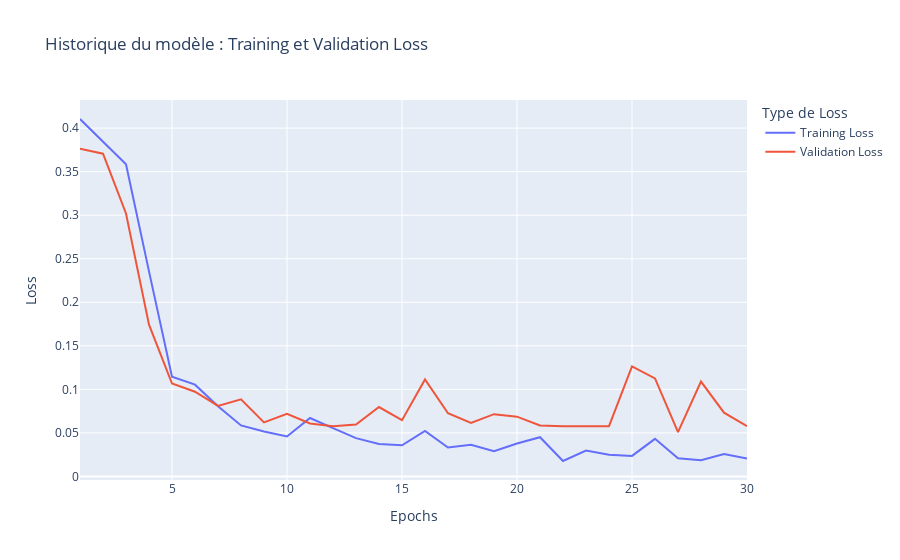
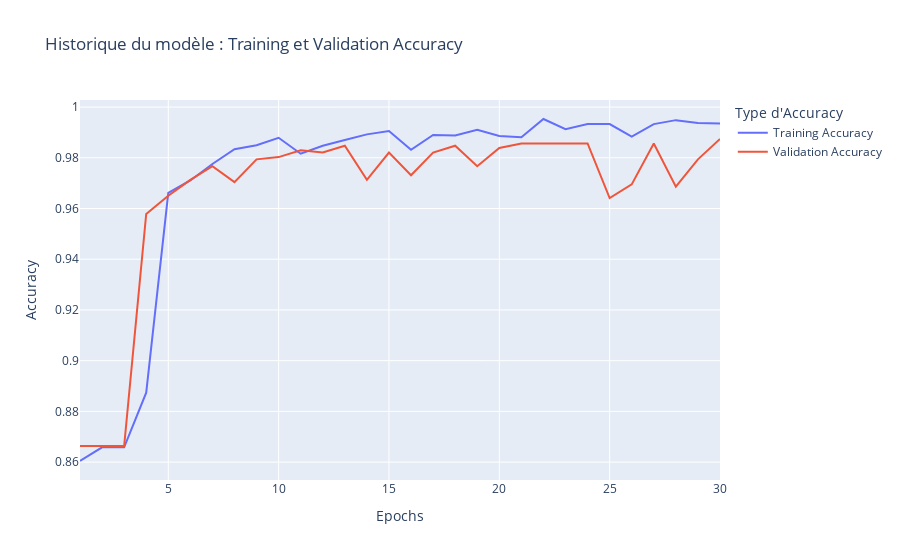

Notebook code cell kept with these figures, in order:
### Code cell
# Extract data from history
history_dict = history_deep_base.history
acc = history_dict['binary_accuracy']
val_acc = history_dict['val_binary_accuracy']
loss = history_dict['loss']
val_loss = history_dict['val_loss']

# Create a DataFrame for plotting
epochs = range(1, len(acc) + 1)
df_loss = pd.DataFrame({'Epochs': epochs, 'Training Loss': loss, 'Validation Loss': val_loss})
df_acc = pd.DataFrame({'Epochs': epochs, 'Training Accuracy': acc, 'Validation Accuracy': val_acc})

# Plot loss
fig_loss = px.line(df_loss, x='Epochs', y=['Training Loss', 'Validation Loss'],
                   title='Historique du modèle : Training et Validation Loss',
                   labels={'value': 'Loss', 'variable': 'Type de Loss'})
fig_loss.show()

# Plot accuracy
fig_acc = px.line(df_acc, x='Epochs', y=['Training Accuracy', 'Validation Accuracy'],
                  title='Historique du modèle : Training et Validation Accuracy',
                  labels={'value': 'Accuracy', 'variable': 'Type d\'Accuracy'})
fig_acc.show()

### Figure 1 — Plotly figure (JSON) as saved in the notebook; plotly's stock layout.template omitted (floating-point values rounded to 4 significant figures)
{"data": [{"hovertemplate": "Type de Loss=Training Loss<br>Epochs=%{x}<br>Loss=%{y}<extra></extra>", "legendgroup": "Training Loss", "line": {"color": "#636efa", "dash": "solid"}, "marker": {"symbol": "circle"}, "mode": "lines", "name": "Training Loss", "orientation": "v", "showlegend": true, "type": "scatter", "x": [1, 2, 3, 4, 5, 6, 7, 8, 9, 10, 11, 12, 13, 14, 15, 16, 17, 18, 19, 20, 21, 22, 23, 24, 25, 26, 27, 28, 29, 30], "xaxis": "x", "y": [0.4105, 0.3849, 0.3584, 0.2355, 0.1145, 0.1054, 0.08065, 0.05857, 0.05154, 0.04591, 0.06714, 0.05547, 0.04403, 0.0374, 0.03576, 0.05237, 0.03315, 0.03636, 0.02907, 0.03785, 0.04505, 0.01775, 0.02979, 0.0249, 0.02361, 0.0432, 0.02101, 0.01874, 0.02588, 0.02063], "yaxis": "y"}, {"hovertemplate": "Type de Loss=Validation Loss<br>Epochs=%{x}<br>Loss=%{y}<extra></extra>", "legendgroup": "Validation Loss", "line": {"color": "#EF553B", "dash": "solid"}, "marker": {"symbol": "circle"}, "mode": "lines", "name": "Validation Loss", "orientation": "v", "showlegend": true, "type": "scatter", "x": [1, 2, 3, 4, 5, 6, 7, 8, 9, 10, 11, 12, 13, 14, 15, 16, 17, 18, 19, 20, 21, 22, 23, 24, 25, 26, 27, 28, 29, 30], "xaxis": "x", "y": [0.3763, 0.3707, 0.302, 0.1743, 0.1067, 0.0973, 0.08109, 0.0886, 0.06211, 0.07182, 0.06078, 0.05755, 0.05954, 0.07975, 0.06468, 0.1114, 0.07257, 0.06149, 0.07154, 0.06864, 0.05861, 0.05752, 0.05762, 0.05775, 0.1264, 0.1125, 0.05098, 0.109, 0.07321, 0.05776], "yaxis": "y"}], "layout": {"legend": {"title": {"text": "Type de Loss"}, "tracegroupgap": 0}, "title": {"text": "Historique du modèle : Training et Validation Loss"}, "xaxis": {"anchor": "y", "domain": [0, 1], "title": {"text": "Epochs"}}, "yaxis": {"anchor": "x", "domain": [0, 1], "title": {"text": "Loss"}}}}

### Figure 2 — Plotly figure (JSON) as saved in the notebook; plotly's stock layout.template omitted (floating-point values rounded to 4 significant figures)
{"data": [{"hovertemplate": "Type d'Accuracy=Training Accuracy<br>Epochs=%{x}<br>Accuracy=%{y}<extra></extra>", "legendgroup": "Training Accuracy", "line": {"color": "#636efa", "dash": "solid"}, "marker": {"symbol": "circle"}, "mode": "lines", "name": "Training Accuracy", "orientation": "v", "showlegend": true, "type": "scatter", "x": [1, 2, 3, 4, 5, 6, 7, 8, 9, 10, 11, 12, 13, 14, 15, 16, 17, 18, 19, 20, 21, 22, 23, 24, 25, 26, 27, 28, 29, 30], "xaxis": "x", "y": [0.8604, 0.8658, 0.8658, 0.8874, 0.9661, 0.9711, 0.9776, 0.9834, 0.985, 0.9879, 0.9816, 0.9847, 0.987, 0.9892, 0.9906, 0.9832, 0.989, 0.9888, 0.991, 0.9886, 0.9881, 0.9953, 0.9912, 0.9933, 0.9933, 0.9883, 0.9933, 0.9948, 0.9937, 0.9935], "yaxis": "y"}, {"hovertemplate": "Type d'Accuracy=Validation Accuracy<br>Epochs=%{x}<br>Accuracy=%{y}<extra></extra>", "legendgroup": "Validation Accuracy", "line": {"color": "#EF553B", "dash": "solid"}, "marker": {"symbol": "circle"}, "mode": "lines", "name": "Validation Accuracy", "orientation": "v", "showlegend": true, "type": "scatter", "x": [1, 2, 3, 4, 5, 6, 7, 8, 9, 10, 11, 12, 13, 14, 15, 16, 17, 18, 19, 20, 21, 22, 23, 24, 25, 26, 27, 28, 29, 30], "xaxis": "x", "y": [0.8664, 0.8664, 0.8664, 0.9578, 0.965, 0.9713, 0.9767, 0.9704, 0.9794, 0.9803, 0.983, 0.9821, 0.9848, 0.9713, 0.9821, 0.9731, 0.9821, 0.9848, 0.9767, 0.9839, 0.9857, 0.9857, 0.9857, 0.9857, 0.9641, 0.9695, 0.9857, 0.9686, 0.9794, 0.9874], "yaxis": "y"}], "layout": {"legend": {"title": {"text": "Type d'Accuracy"}, "tracegroupgap": 0}, "title": {"text": "Historique du modèle : Training et Validation Accuracy"}, "xaxis": {"anchor": "y", "domain": [0, 1], "title": {"text": "Epochs"}}, "yaxis": {"anchor": "x", "domain": [0, 1], "title": {"text": "Accuracy"}}}}
